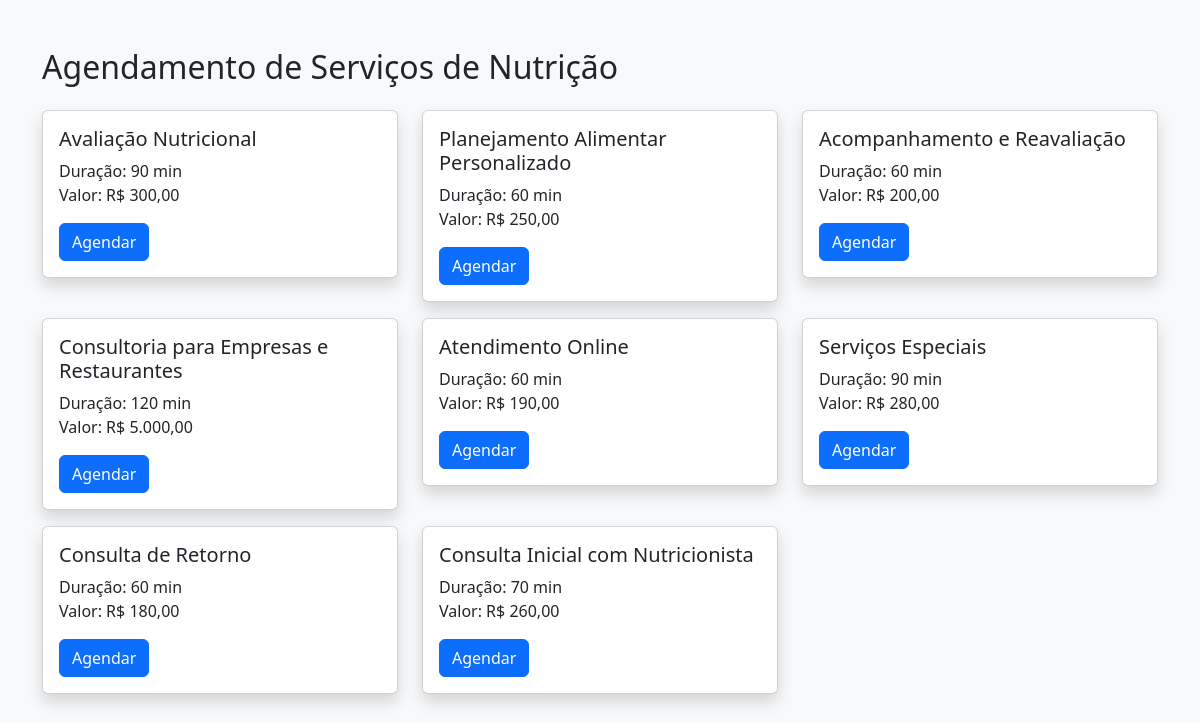
The app's page /agendamento.php with its own data.
### tables this page shows
CREATE TABLE `servicos` (
  `id` int(11) NOT NULL,
  `servico` varchar(100) NOT NULL,
  `duracao` int(11) NOT NULL,
  `valor` decimal(10,2) DEFAULT NULL
);

### agendamento.php (the view, shortened to what this page needs)
<?php
include 'conexao.php';
$servicos = mysqli_query($conexao, "SELECT * FROM servicos");
?>
<!DOCTYPE html>
<html lang="pt-br">
<head>
<link href="https://cdn.jsdelivr.net/npm/bootstrap@5.3.0/dist/css/bootstrap.min.css" rel="stylesheet" />
</head>
<body class="bg-light">
<div class="container py-5">
<h2 class="mb-4">Agendamento de Serviços de Nutrição</h2>
<div class="row">
    <?php while($s = mysqli_fetch_assoc($servicos)): ?>
    <div class="col-md-4 mb-3">
      <div class="card shadow">
        <div class="card-body">
          <h5 class="card-title"><?= htmlspecialchars($s['servico']) ?></h5>
          <p class="card-text">
            Duração: <?= intval($s['duracao']) ?> min<br>
            Valor: R$ <?= number_format($s['valor'], 2, ',', '.') ?>
          </p>
          <button class="btn btn-primary agendarBtn"
                  data-id="<?= $s['id'] ?>"
                  data-servico="<?= htmlspecialchars($s['servico']) ?>">
            Agendar
          </button>
        </div>
      </div>
    </div>
    <?php endwhile; ?>
</div>
</div>
</body>
</html>

### records on screen
servicos: servico "Avaliação Nutricional", duracao "90", valor "300,00"
servicos: servico "Planejamento Alimentar Personalizado", duracao "60", valor "250,00"
servicos: servico "Acompanhamento e Reavaliação", duracao "60", valor "200,00"
servicos: servico "Consultoria para Empresas e Restaurantes", duracao "120", valor "5.000,00"
servicos: servico "Atendimento Online", duracao "60", valor "190,00"
servicos: servico "Serviços Especiais", duracao "90", valor "280,00"
servicos: servico "Consulta de Retorno", duracao "60", valor "180,00"
servicos: servico "Consulta Inicial com Nutricionista", duracao "70", valor "260,00"
